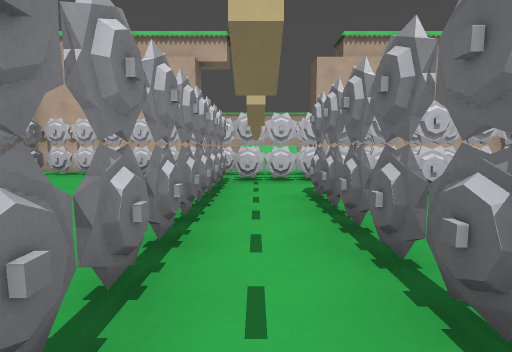
View 1 (above)

17 first-person views from a walk through a 3-D level made in the Godot game engine. The camera is 1.5 m above the floor, tilts 6° down and sees 85° across. The floor is counted in squares, 1.8 m on a side. Each view is taken from the middle of a square. On the plan, view 1 faces up. The plan holds only what a view shows up to about 10 squares ahead; the rest is blank. The place goes on beyond the plan.

View 2
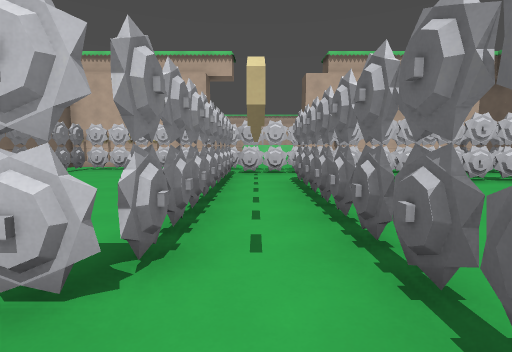

View 3
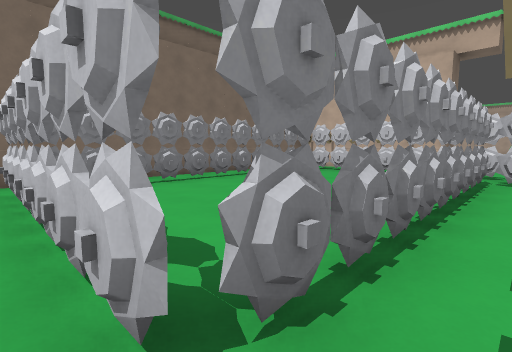

View 4
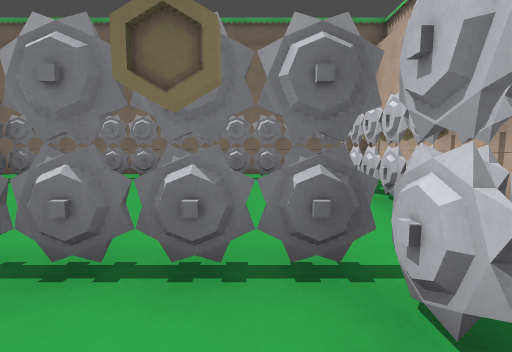

View 5
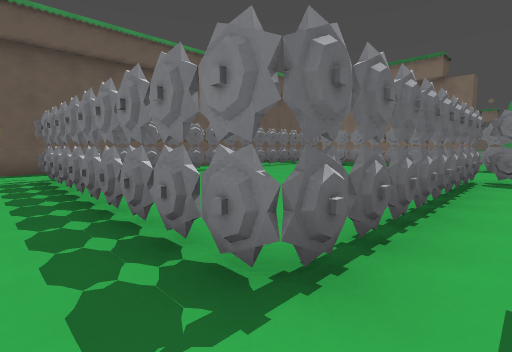

View 6
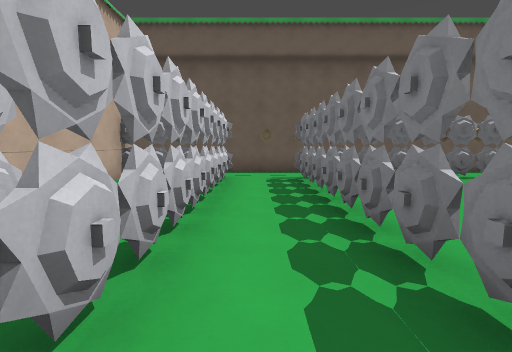

View 7
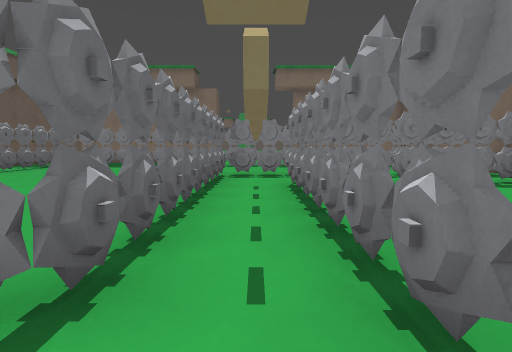

View 8
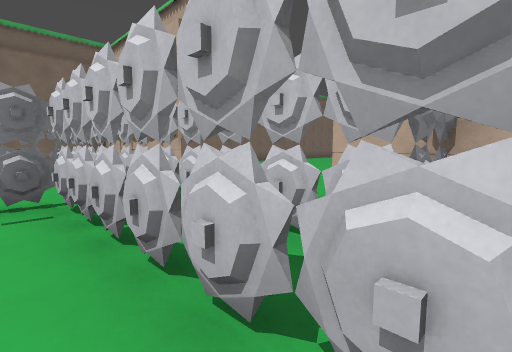

View 9
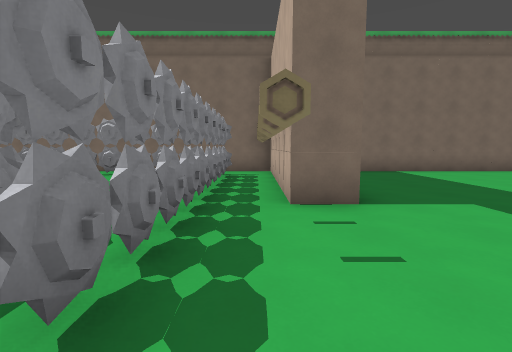

View 10
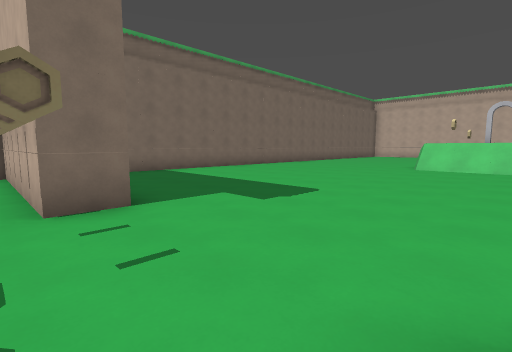

View 11
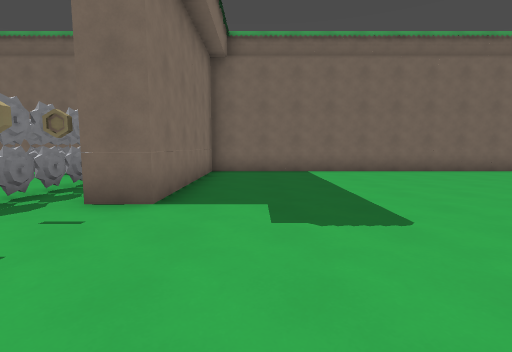

View 12
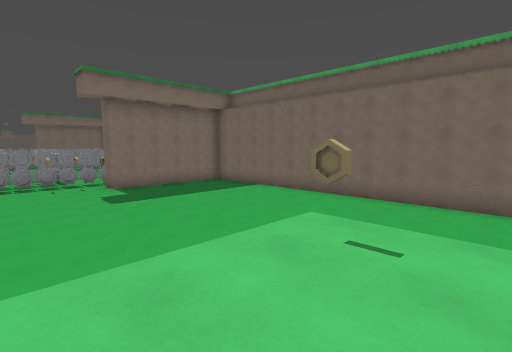

View 13
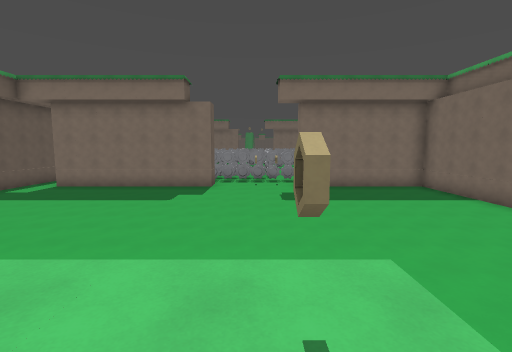

View 14
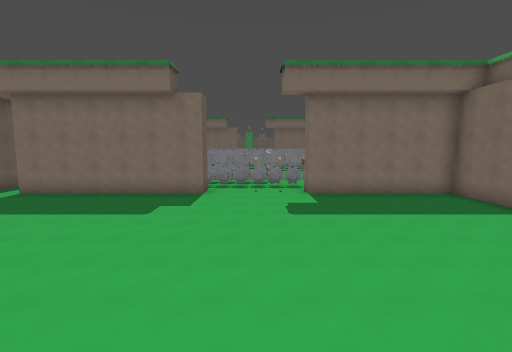

View 15
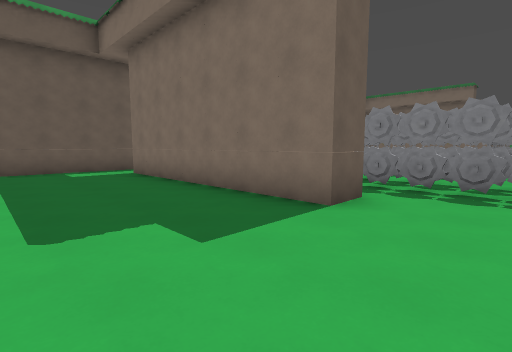

View 16
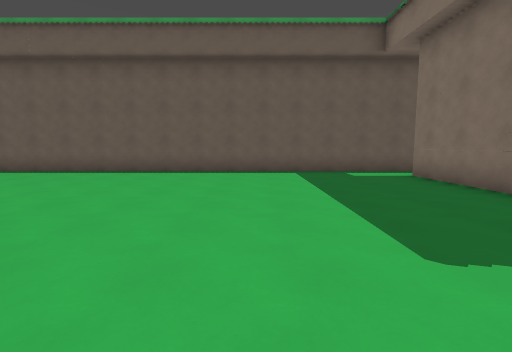

View 17
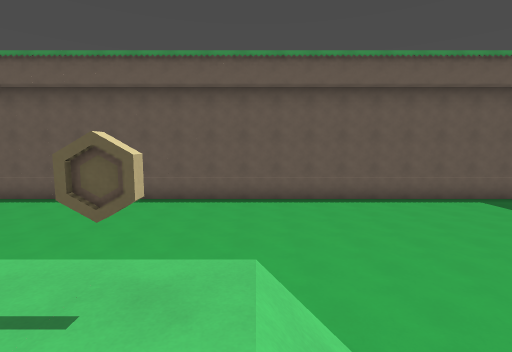

### Floor plan
Key: @ floor where view 1 was taken; # wall or solid block; . main floor; : floor 1.75 m higher than the main floor; / step, stairs or slope; = window, fence, low wall or low ledge; v drop or lower ground; T thing the floor can be seen under or through; C coin.
Columns run from 8 left of view 1 to 11 right of it. Each row starts with its distance up from view 1.
 23 #....  v: :v ......#
 22 #....  vC:Cv ......#
 21 #....   ///v.......#
 20 #......//// .......#
 19 #..................#
 18 #..................#
 17 #..................#
 16 #..................#
 15 #..................#
 14 #..................#
 13 #..................#
 12 #..................#
 11 #..................#
 10 ######....#######..#
  9 #..........=    #  #
  8 #.=TT==TT==#    =  #
  7 #.T....#=#===#===..#
  6 #.=....#...........#
  5 #.=....=.#===#==#..#
  4 #.T....=.#..... =  #
  3 #.T....=.=....  =  #
  2 #.=....#.=...   =  #
  1 # =....=.=....  #  #
  0 # #   #=@#.  .. =  #
 -1 #.#####..=   ...   #
 -2 #.#####=.=    ..   #
 -3 #=# #  ##.     .#
 -4        ...      =

Positions as (right, up) in squares from view 1, and headings:
1: (0, 0), facing up
2: (0, -2), facing up
3: (0, -1), facing up-left
4: (1, 6), facing left
5: (0, 6), facing down-right
6: (1, 6), facing right
7: (0, 6), facing down
8: (4, 6), facing up-left
9: (2, 9), facing left
10: (2, 9), facing up-left
11: (2, 12), facing left
12: (2, 23), facing down-left
13: (0, 23), facing down
14: (0, 21), facing down
15: (0, 14), facing down-right
16: (1, 15), facing right
17: (1, 21), facing right
